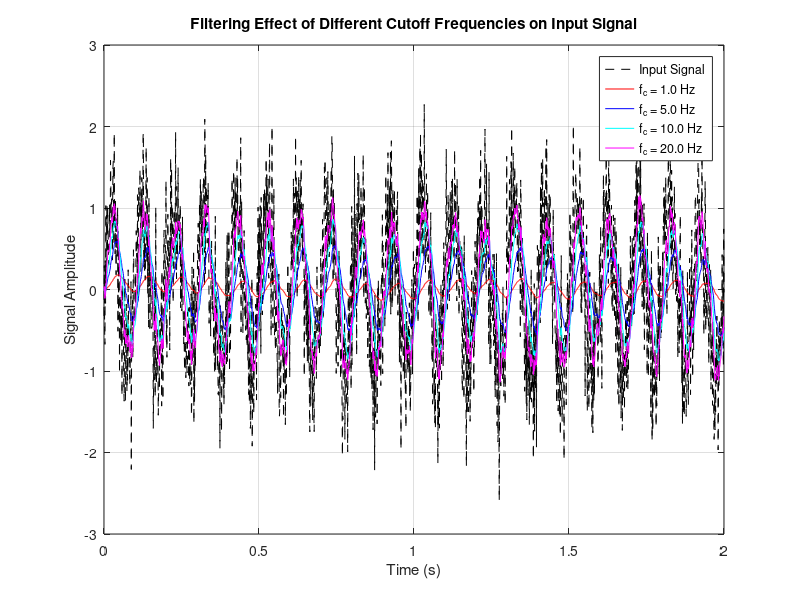

This figure's MATLAB source:
% Basic parameters
dt = 0.001;      % Sampling period
t_end = 2;       % Total time
t = 0:dt:t_end;
N = length(t);

% Input signal: 10Hz sine + noise
f_input = 10;
u = sin(2 * pi * f_input * t) + 0.5 * randn(size(t));

% Set different cutoff frequencies (corresponding to different T)
fc_list = [1, 5, 10, 20];  % Hz
T_list = 1 ./ (2 * pi * fc_list);  % T = 1/(2*pi*fc)

% Initialize output matrix
Y = zeros(length(fc_list), N);

% Apply filter for each cutoff frequency
for i = 1:length(T_list)
    T = T_list(i);
    y = zeros(1, N);
    for k = 2:N
        y(k) = y(k-1) + (dt / T) * (u(k) - y(k-1));
    end
    Y(i, :) = y;
end

% Plot
figure;
plot(t, u, 'k--', 'DisplayName', 'Input Signal'); hold on;
colors = 'rbcm';
for i = 1:length(fc_list)
    plot(t, Y(i, :), colors(i), 'DisplayName', sprintf('f_c = %.1f Hz', fc_list(i)));
end
xlabel('Time (s)');
ylabel('Signal Amplitude');
title('Filtering Effect of Different Cutoff Frequencies on Input Signal');
legend;
grid on;